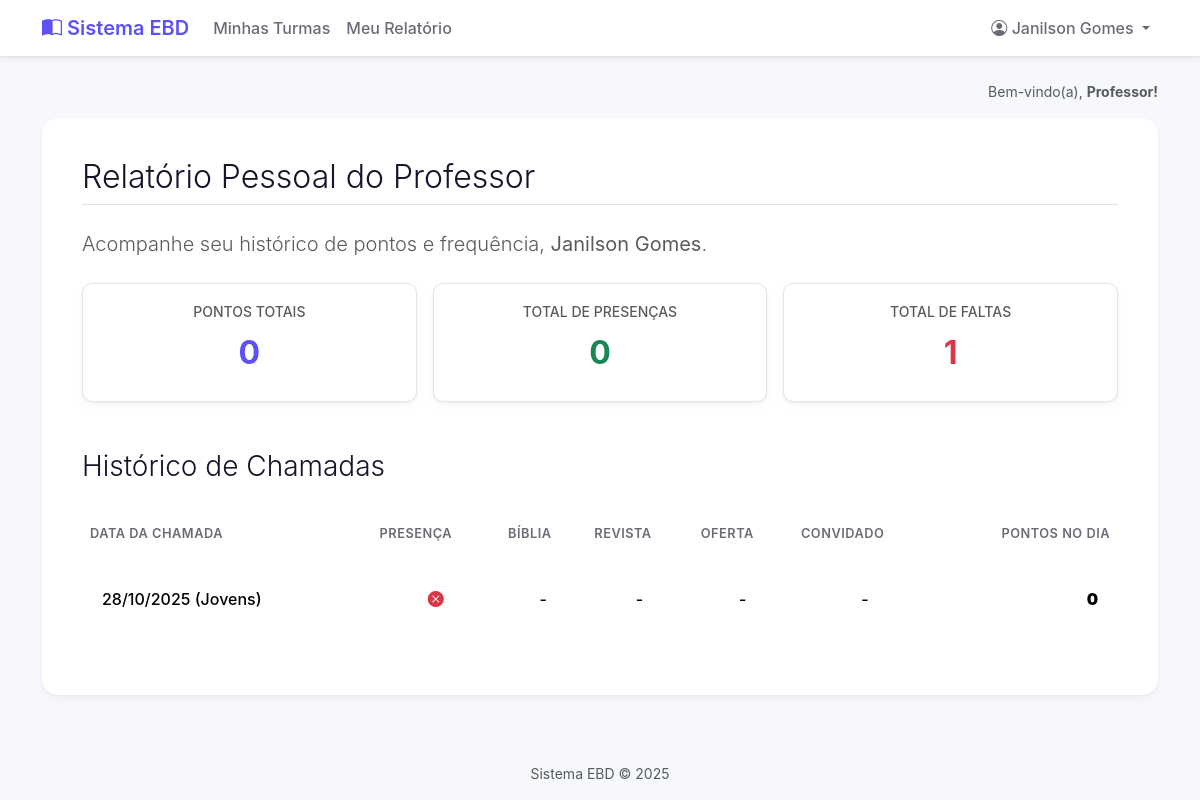
The app's page /meu-relatorio/professor/ (signed in), older data.
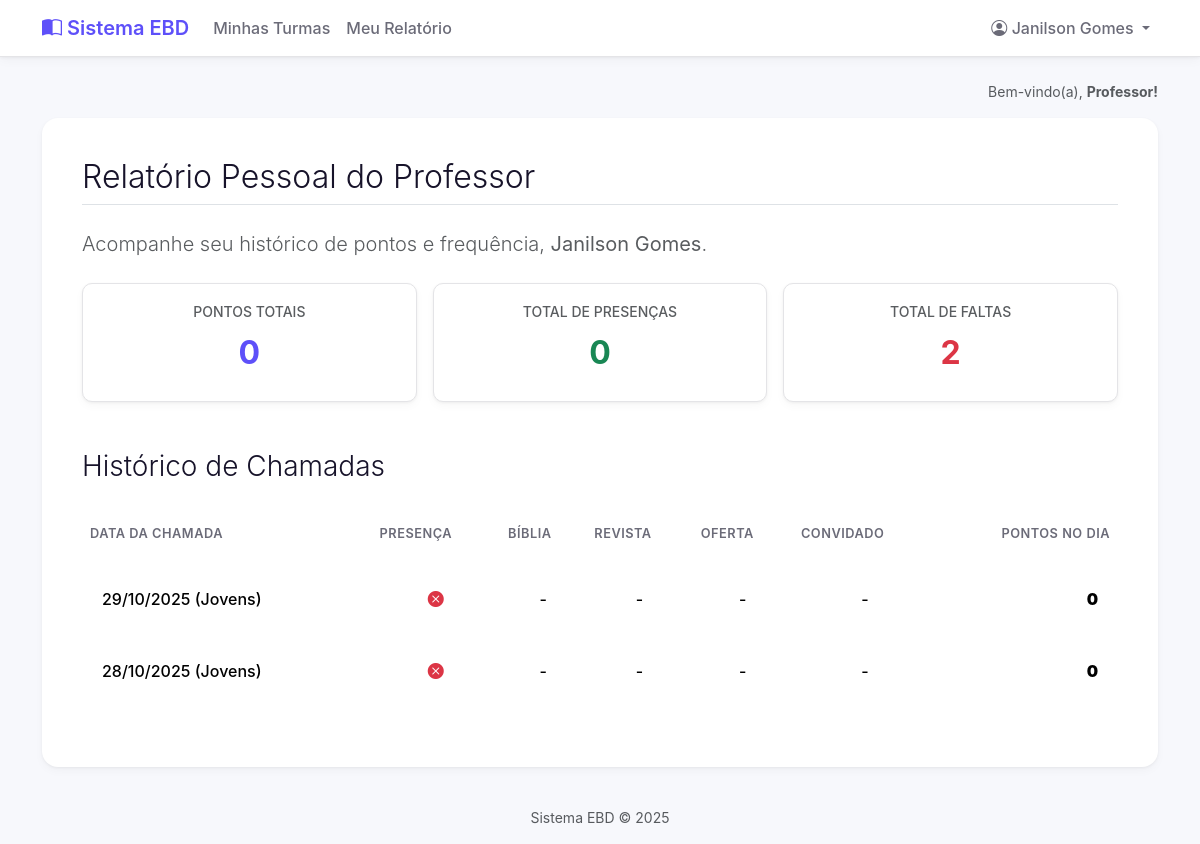
The same page, newer data.
### core/models.py (models this page shows, shortened)
class RegistroChamadaProfessor(models.Model):
    chamada = models.OneToOneField(
        Chamada,
        on_delete=models.CASCADE,
        related_name='registro_professor'
    )
    professor = models.ForeignKey(
        PerfilProfessor,
        on_delete=models.CASCADE,
        related_name='registros_de_chamada'
    )
    presenca = models.BooleanField(default=False, verbose_name="Presença")
    biblia = models.BooleanField(default=False, verbose_name="Bíblia")
    revista = models.BooleanField(default=False, verbose_name="Revista")
    oferta = models.BooleanField(default=False, verbose_name="Oferta")
    convidado = models.BooleanField(default=False, verbose_name="Convidado")
    pontos_ganhos = models.IntegerField(default=0)

class Chamada(models.Model):
    turma = models.ForeignKey(Turma, on_delete=models.CASCADE, related_name='chamadas')
    data = models.DateField()
    criado_por = models.ForeignKey(User, on_delete=models.SET_NULL, null=True)
    class Meta:
        unique_together = ('turma', 'data')

class Turma(models.Model):
    nome = models.CharField(max_length=100, unique=True)
    professor = models.ForeignKey(
        User,
        on_delete=models.SET_NULL,
        null=True,
        blank=True,
        related_name='turmas_lecionadas'
    )

### core/views.py (the view)
# urls.py: path('meu-relatorio/professor/', views.meu_relatorio_professor, name='meu_relatorio_professor'),
@login_required
def meu_relatorio_professor(request):
    permissoes = permissoes_context(request)
    if not permissoes['is_professor']:
        return HttpResponseForbidden("<h1>Acesso Negado</h1><p>Esta página é apenas para professores.</p>")
    try:
        perfil = request.user.perfil_professor
        registros = RegistroChamadaProfessor.objects.filter(professor=perfil).order_by('-chamada__data')
    except PerfilProfessor.DoesNotExist:
        return HttpResponseForbidden("<h1>Erro</h1><p>Seu perfil de professor não foi encontrado.</p>")
    faltas = registros.filter(presenca=False).count()
    presencas = registros.filter(presenca=True).count()
    contexto = {
        'professor': request.user,
        'registros': registros,
        'faltas': faltas,
        'presencas': presencas,
        'pontos_totais': perfil.pontos_totais
    }
    return render(request, 'meu_relatorio_professor.html', contexto)

### core/context_processors.py (called while the page is built)
def permissoes_context(request):
    is_professor = False
    is_aluno = False
    is_supervisor = False
    aluno = None
    if request.user.is_authenticated:
        is_supervisor = request.user.groups.filter(name='Supervisores').exists()
        is_professor = request.user.groups.filter(name='Professores').exists()
        try:
            aluno = request.user.aluno
            is_aluno = True
        except:
            is_aluno = False
    return {
        'is_supervisor': is_supervisor,
        'is_professor': is_professor,
        'is_aluno': is_aluno,
        'aluno_global': aluno,
    }

### templates/meu_relatorio_professor.html (shortened to what this page needs)
{% extends 'base.html' %}
{% block content %}
    <h2 class="fw-light border-bottom pb-2 mb-4">Relatório Pessoal do Professor</h2>
    <p class="lead text-muted mb-4">
        Acompanhe seu histórico de pontos e frequência, <strong>{{ professor.first_name }} {{ professor.last_name }}</strong>.
    </p>
    <div class="row g-3 mb-4">
        <div class="col-md-4">
            <div class="card shadow-sm border-0">
                <div class="card-body text-center p-4">
                    <h6 class="card-subtitle mb-2 text-muted text-uppercase small">Pontos Totais</h6>
                    <p class="card-text fs-2 fw-bold" style="color: var(--cor-primaria);">{{ pontos_totais }}</p>
                </div>
            </div>
        </div>
        <div class="col-md-4">
            <div class="card shadow-sm border-0">
                <div class="card-body text-center p-4">
                    <h6 class="card-subtitle mb-2 text-muted text-uppercase small">Total de Presenças</h6>
                    <p class="card-text fs-2 fw-bold text-success">{{ presencas }}</p>
                </div>
            </div>
        </div>
        <div class="col-md-4">
            <div class="card shadow-sm border-0">
                <div class="card-body text-center p-4">
                    <h6 class="card-subtitle mb-2 text-muted text-uppercase small">Total de Faltas</h6>
                    <p class="card-text fs-2 fw-bold text-danger">{{ faltas }}</p>
                </div>
            </div>
        </div>
    </div>
    <h3 class="fw-light mt-5 mb-4">Histórico de Chamadas</h3>
    <div class="table-responsive">
        <table class="table table-hover align-middle">
            <thead>
                <tr>
                    <th>Data da Chamada</th>
                    <th>Presença</th>
                    <th>Bíblia</th>
                    <th>Revista</th>
                    <th>Oferta</th>
                    <th>Convidado</th>
                    <th class="text-end">Pontos no Dia</th>
                </tr>
            </thead>
            <tbody>
                {% for registro in registros %}
                    <tr>
                        <td>{{ registro.chamada.data|date:"d/m/Y" }} ({{ registro.chamada.turma.nome }})</td>
                        <td class="text-center">{% if registro.presenca %}<i class="bi bi-check-circle-fill text-success"></i>{% else %}<i class="bi bi-x-circle-fill text-danger"></i>{% endif %}</td>
                        <td class="text-center">{% if registro.biblia %}<i class="bi bi-check-lg text-muted"></i>{% else %}-{% endif %}</td>
                        <td class="text-center">{% if registro.revista %}<i class="bi bi-check-lg text-muted"></i>{% else %}-{% endif %}</td>
                        <td class="text-center">{% if registro.oferta %}<i class="bi bi-check-lg text-muted"></i>{% else %}-{% endif %}</td>
                        <td class="text-center">{% if registro.convidado %}<i class="bi bi-check-lg text-muted"></i>{% else %}-{% endif %}</td>
                        <td class="text-end fw-bold"><strong>{{ registro.pontos_ganhos }}</strong></td>
                    </tr>
                {% empty %}
                    <tr>
                        <td colspan="7">Nenhum registro encontrado.</td>
                    </tr>
                {% endfor %}
            </tbody>
        </table>
    </div>
{% endblock %}

### templates/base.html (shortened to what this page needs)
{% load static %}
<!DOCTYPE html>
<html lang="pt-br">
<head>
    <link href="https://cdn.jsdelivr.net/npm/bootstrap@5.3.3/dist/css/bootstrap.min.css" rel="stylesheet">
    <link rel="stylesheet" href="https://cdn.jsdelivr.net/npm/bootstrap-icons@1.11.3/font/bootstrap-icons.min.css">
    <link rel="stylesheet" href="{% static 'css/custom.css' %}">
</head>
<body class="d-flex flex-column min-vh-100">
    <nav class="navbar navbar-expand-lg navbar-light navbar-custom sticky-top">
        <div class="container">
            <a class="navbar-brand" href="#">
                <i class="bi bi-book-half"></i>
                Sistema EBD
            </a>
            <div class="collapse navbar-collapse" id="navbarNav">
                <ul class="navbar-nav me-auto mb-2 mb-lg-0">
                    {% if is_supervisor %}
                        <li class="nav-item">
                            <a class="nav-link active" href="{% url 'relatorios' %}">Hub do Supervisor</a>
                        </li>
                    {% elif is_professor %}
                        <li class="nav-item">
                            <a class="nav-link" href="{% url 'dashboard' %}">Minhas Turmas</a>
                        </li>
                        <li class="nav-item">
                            <a class="nav-link" href="{% url 'meu_relatorio_professor' %}">Meu Relatório</a>
                        </li>
                    {% endif %}
                </ul>
                <ul class="navbar-nav ms-auto">
                    {% if user.is_authenticated %}
                        <li class="nav-item dropdown">
                            <a class="nav-link dropdown-toggle" href="#" id="navbarDropdown" role="button" data-bs-toggle="dropdown" aria-expanded="false">
                                <i class="bi bi-person-circle"></i>
                                {{ user.first_name }} {{ user.last_name }}
                            </a>
                        </li>
                    {% endif %}
                </ul>
            </div>
        </div>
    </nav>
    <main class="container my-4">
        {% if user.is_authenticated %}
        <div class="text-end text-muted small mb-3">
            Bem-vindo(a),
            <span class="fw-bold">
                {% if is_supervisor %} Supervisor!
                {% elif is_professor %} Professor!
                {% elif is_aluno %} Aluno!
                {% else %} Usuário!
                {% endif %}
            </span>
        </div>
        {% endif %}
        <div class="main-content-card">
            {% block content %}
            {% endblock %}
        </div>
    </main>
    <footer class="mt-auto text-center text-muted small p-3">
        Sistema EBD &copy; {% now "Y" %}
    </footer>
</body>
</html>

### static/css/custom.css (style rules this page uses)
:root { --cor-primaria: #5E50F9; --cor-primaria-clara: #f4f2ff; --cor-fundo: #f7f8fc; --cor-texto: #17132a; --cor-texto-suave: #6b6b78; --cor-borda: #e4e4e7; --raio-borda-lg: 16px; --raio-borda-md: 10px; --sombra-card: 0 4px 10px rgba(0, 0, 0, 0.03), 0 1px 3px rgba(0, 0, 0, 0.05); --sombra-card-hover: 0 8px 25px rgba(94, 80, 249, 0.1), 0 4px 12px rgba(0, 0, 0, 0.04); }
body { background-color: var(--cor-fundo); color: var(--cor-texto); font-family: -apple-system, BlinkMacSystemFont, "Segoe UI", Roboto, "Helvetica Neue", Arial, sans-serif; }
.navbar.navbar-custom { background-color: white; border-bottom: 1px solid var(--cor-borda); box-shadow: var(--sombra-card); }
.navbar .navbar-brand { font-weight: 600; color: var(--cor-primaria); }
.navbar .nav-link { font-weight: 500; color: var(--cor-texto-suave); }
.main-content-card { background-color: #ffffff; border-radius: var(--raio-borda-lg); padding: 2.5rem; box-shadow: var(--sombra-card); }
.card { border-radius: var(--raio-borda-md) !important; border: 1px solid var(--cor-borda) !important; box-shadow: var(--sombra-card) !important; transition: all 0.2s ease-in-out; height: 100%; }
.table { border-collapse: separate; border-spacing: 0 8px; margin-top: -8px; }
.table th { border: none; color: var(--cor-texto-suave); font-weight: 600; text-transform: uppercase; font-size: 0.8rem; letter-spacing: 0.5px; padding-top: 1rem; padding-bottom: 1rem; }
.table td { background-color: #ffffff; border: none; padding: 1.25rem; vertical-align: middle; font-weight: 500; }
.table tr td:first-child { border-top-left-radius: var(--raio-borda-md); border-bottom-left-radius: var(--raio-borda-md); }
.table tr td:last-child { border-top-right-radius: var(--raio-borda-md); border-bottom-right-radius: var(--raio-borda-md); }

Row changes from the older to the newer data that the page shows:
added RegistroChamadaProfessor: chamada.data "29/10/2025", chamada.turma.nome "Jovens", presenca False (drawn), pontos_ganhos "0"
Text that changed along with them:
{{ faltas }}: "1" → "2"
